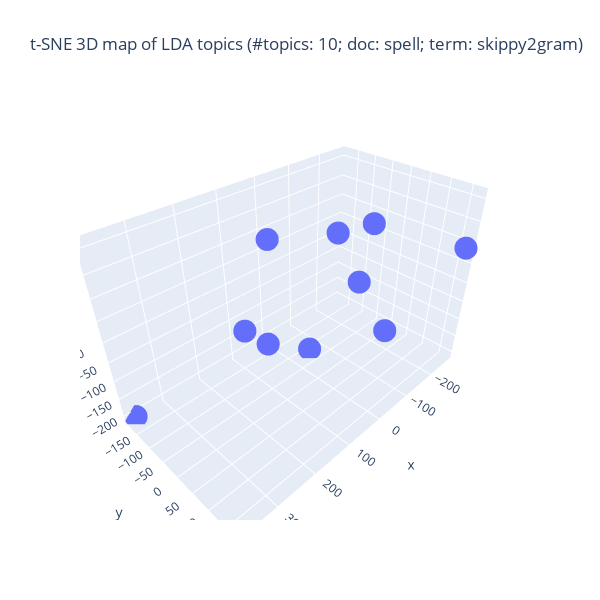

Notebook source saved alongside this figure:
### Code cell
## Plotlyを使って tSNE の結果の可視化 (3D)

import plotly.graph_objects as go
top_fitted = top_tSNE_3d_fitted
fig = go.Figure(data = [go.Scatter3d(
        x = top_fitted[:,0], y = top_fitted[:,1], z = top_fitted[:,2],
                                     mode = 'markers')
                                     ])

## 3D 散布図にラベルを追加する処理は未実装
title_val = f"t-SNE 3D map of LDA topics (#topics: {n_topics}; doc: {doc_attr}; term: {lda_term_type})"
fig.update_layout(autosize = False, width = 600, height = 600, title = title_val)
fig.show()

### Figure 1 — Plotly figure (JSON) as saved in the notebook; plotly's stock layout.template omitted (floating-point values rounded to 4 significant figures)
{"data": [{"mode": "markers", "type": "scatter3d", "x": [-47.82, 86.5, -267.2, 51.01, 373.2, -145.9, 12.83, -28.24, 211.2, -148.9], "y": [-75.29, -75.11, 171.1, 83.56, -184.7, -12.32, -148.8, 150.0, 7.874, 13.18], "z": [-202.2, -109.2, 91.4, 208.7, -207.1, -21.32, 97.4, -11.37, 40.51, 134.9]}], "layout": {"autosize": false, "height": 600, "title": {"text": "t-SNE 3D map of LDA topics (#topics: 10; doc: spell; term: skippy2gram)"}, "width": 600}}
